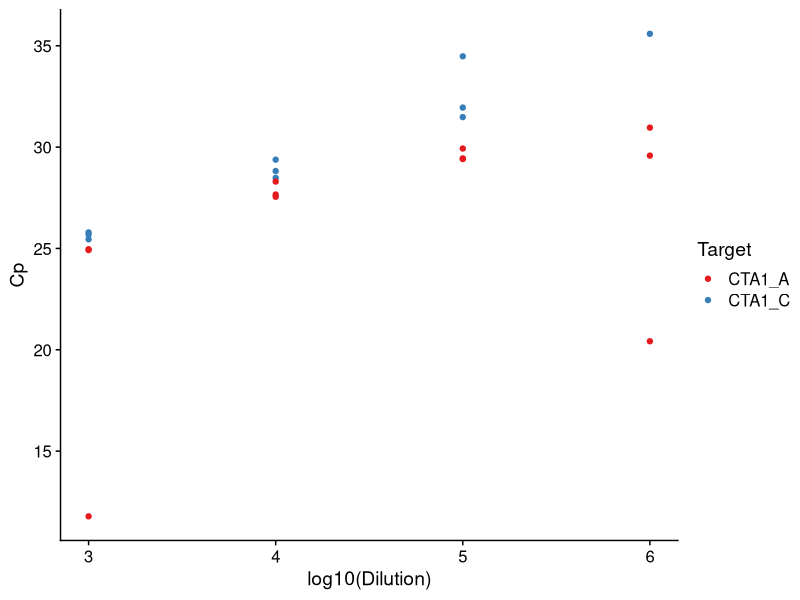

Write R code to recreate this figure. (Note: this script raises an error after producing the figure.)
## ---- chunk 1
library(tidyverse)
library(ggtext)
library(cowplot)
## ---- chunk 2
rna <- read_tsv("input/CTA1-mRNA-qPCR/20200327-CTA1-mRNA-Ct.txt") %>% 
  mutate(Treatment = fct_recode(Treatment, 
                                H2O2 = "10mM H2O2", 
                                `-Pi` = "no Pi", 
                                Mock = "untreated"))
# check the control wells
rna %>% filter(Group %in% c("noRT", "NTC"))
# get the subset for "unknowns" vs "standards"
rnaT <- rna %>% filter(Group == "unknown")
rnaS <- rna %>% filter(Group == "standard")
## ---- chunk 3
p <- rnaS %>% 
  ggplot(aes(x = log10(Dilution), y = Cp)) + 
  geom_point(aes(color = Target)) +
  scale_color_brewer(palette = "Set1") +
  theme_cowplot()
p
## ---- chunk 4
rnaS %>% 
  #select(Target, Dilution, Cp) %>% 
  mutate(x = log10(Dilution)) %>% 
  group_by(Target) %>% 
  nest() %>% 
  mutate(test = map(data, function(df) lm(Cp ~ x, data = df)),
         slope = map(test, tidy)) %>% 
  unnest(slope) %>% 
  filter(term == "x") %>% 
  select(Target, slope = estimate, std.error, p.value)
  
## ---- chunk 5
p <- rnaT %>% 
  ggplot(aes(x = Treatment, y = Cp)) + 
  geom_point(aes(color = Name), shape = 16, size = 2.5, position = position_dodge(width = 0.4)) + 
  facet_wrap(~Target) +
  theme_bw(base_size = 16)
p
## ---- chunk 6
rna.dCt <- rnaT %>% 
  # calculate mean Ct for the reference gene
  filter(Target == "ACT1") %>% 
  group_by(Name, Treatment) %>% 
  summarize(refG = mean(Cp), .groups = "drop") %>% 
  # append the reference gene Ct mean to the original data
  right_join(filter(rnaT, Target != "ACT1")) %>% 
  # subtract the reference gene Ct mean from each target
  mutate(dCt = Cp - refG) %>% 
  select(-refG)

rna.ddCt <- rna.dCt %>% 
  # calculate mean dCt for the reference sample
  filter(Treatment == "Mock") %>% 
  group_by(Name, Target) %>% 
  summarize(refT = mean(dCt), .groups = "drop") %>% 
  right_join(rna.dCt) %>% 
  mutate(ddCt = dCt - refT, FC = 2^-ddCt) %>% 
  select(-refT)
## ---- chunk 7
treat_color <- c(`H<sub>2</sub>O<sub>2</sub>` = "#E69138", `-Pi` = "#9900FF", Mock = "#666666")
p.rna <- filter(rna.ddCt, Target == "CTA1_A") %>% 
  mutate(Strain = fct_recode(Name, `wild type 1` = "yH001", `wild type 2` = "yH002"),
         Treatment = fct_recode(Treatment, `H<sub>2</sub>O<sub>2</sub>` = "H2O2")) %>% 
  ggplot(aes(x = Treatment, y = FC)) +
  geom_point(aes(shape = Strain, color = Treatment), size = 3.5, alpha = 0.9,
             position = position_jitterdodge(dodge.width = 0.6, jitter.width = 0.2)) +
  scale_shape_discrete(solid = TRUE) +
  scale_color_manual(values = treat_color, guide = "none") +
  stat_summary(aes(group = Strain), fun = "mean", geom = "crossbar", color = "darkred",
               position = position_dodge(0.6), width = 0.4) +
  scale_y_log10() + ylab("CTA1 mRNA over mock") +
  theme_cowplot(line_size = 0.7, font_size = 16) +
  theme(legend.text = element_text(size = rel(0.8)),
        legend.title = element_text(size = rel(0.9)),
        legend.position = "top",
        axis.title.x = element_blank(),
        axis.text.x = element_markdown(size = rel(1.1)),
        axis.text.y = element_text(size = rel(1.1)))
p.rna
ggsave("output/20221213-CTA1-mRNA-qRT-PCR.png", width = 4, height = 3.5)
## ---- chunk 8
lm <- rna.ddCt %>% filter(Target == "CTA1_A") %>% 
  mutate(Treatment = fct_relevel(Treatment, "Mock")) %>% 
  rename(Strain = Name) %>% 
  lm(ddCt ~ Treatment + Strain, data = .)
summary(lm)
## ---- chunk 9
p.timecourse <- list(
  stat_summary(fun = "mean", geom = "point", size = 3),
  stat_summary(fun.data = "mean_cl_boot", geom = "errorbar", width = 3),
  stat_smooth(method = "loess", formula = 'y~x', se = FALSE),
  scale_x_continuous(breaks = seq(0,240,60)),
  scale_size_manual(values = c(0.8, 1.5), guide = "none"),
  labs(y = "Cta1-GFP protein level (a.u.)"),
  theme_cowplot(line_size = 0.7, font_size = 14),
  theme(legend.position=c(0.05,0.75), 
        #legend.box.background = element_rect(color = "black"),
        #legend.box.margin = margin(3,3,3,3),
        legend.text = element_text(face = 3), 
        legend.title = element_text(),
        axis.title = element_text(size = rel(1)), 
        axis.title.x = element_blank(),
        axis.text.x = element_text(hjust=0.5), axis.text = element_text(size = rel(1)),
  )
)
## ---- chunk 10
pi.dat.long <- read_csv("input/wt-Pi-H2O2/Long_data_CTA1-GFP.csv", col_types = cols()) %>% 
  mutate(new_time = as.numeric(gsub("min","",Time))) %>% 
  arrange(new_time, Treatment)
## ---- chunk 11
treat_color <- c(`2mM H2O2` = "#E69138", `0mM Pi` = "#9900FF", Control = "#666666")

p.gfp <- pi.dat.long %>%
  filter(!is.na(median)) %>% 
  ggplot(aes(x = new_time, y = median, color = Treatment)) +
  p.timecourse +
  scale_color_manual(values= treat_color, labels = c("-Pi", bquote(~H[2]*O[2]), "Mock")) +
  theme(legend.text = element_text(size = rel(0.85), face = 1),
        legend.position="top",
        legend.title = element_blank())
plot_grid(p.rna, NULL, p.gfp, nrow = 1, rel_widths = c(1, 0.1, 1), align = "hv")
#ggsave("output/20221117-Pi-H2O2-timecourse.png", width = 4, height = 3.5)
ggsave("output/20221214-CTA1-rna-gfp-align.png", width = 8, height = 3.5)
